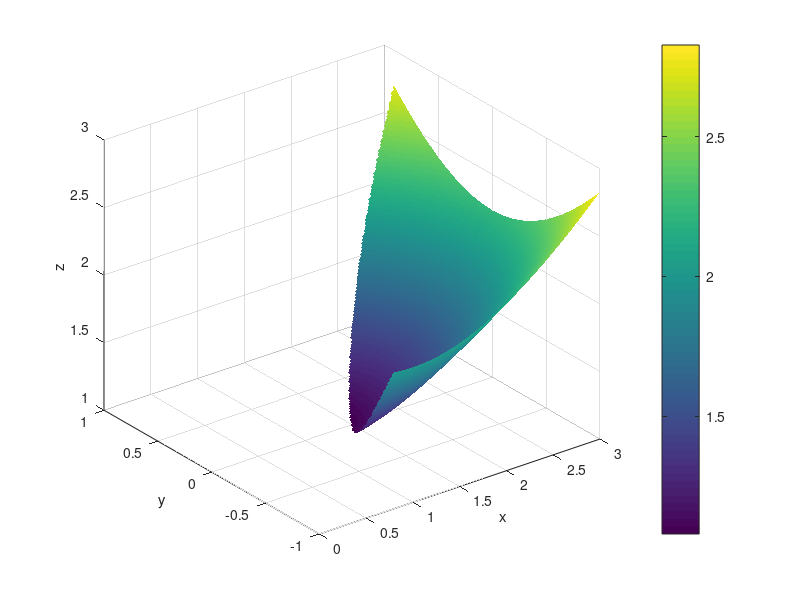

Write MATLAB code to recreate this figure.
clc;
clear;
fxy=@(x,y) sqrt(x.^2+3*y.^2 - 2*x+2);
fi=-1;
I2=quad2d(fxy,0,3,fi,@psi,'RelTol',0.0001);
  mx=201;
  my=201;
  x=linspace(0,3,mx);
  ymin=-1;
  ymax=max(psi(x));
  y=linspace(ymin,ymax,my);
  [xm,ym]=meshgrid(x,y);
  for i=1:mx;
    for j=1:my;
     if(y(j)<=psi(x(i))&&y(j)>=-1)
        zm(j,i)=fxy(x(i),y(j));
       else zm(j,i)=NaN;
      end;
    end;
  end;
surf(xm,ym,zm); shading interp; colorbar;
xlabel('x'); ylabel('y'); zlabel('z');
